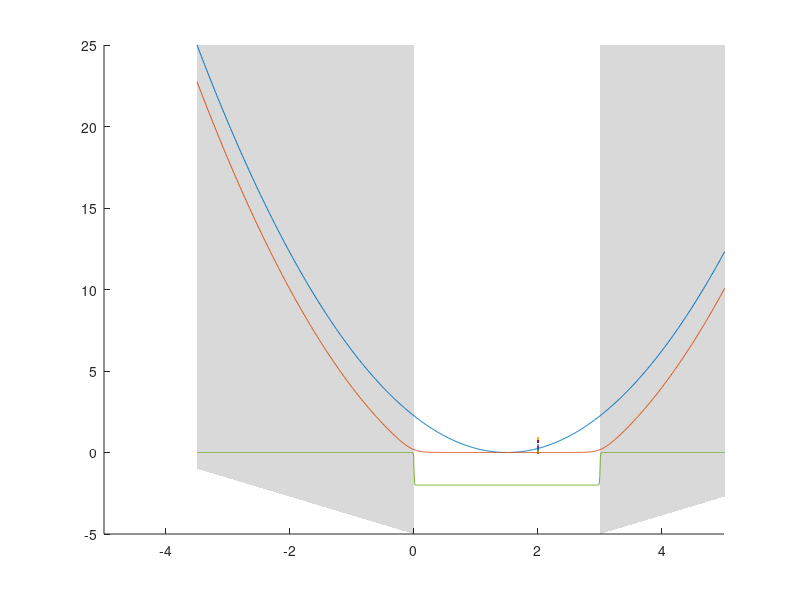

Here is the MATLAB script that generated this plot: (Note: this script raises an error after producing the figure.)
clear; 

%% Setting up variables
dt = 1.5;
% kL = 10;
alpha = 1;
J = @(x,kL) tanh(kL .* (x - dt)) + tanh(kL .* (-x - dt));
f = linspace(-5,5,1000); % setting this as (x - x_t) 
soft_max = @(x,y,k) log(exp(k.*x) + exp(k.*y)) .* (1/k); %soft max function
k = [1, 5,40, 100, 150];
k2 = [1, 10, 100, 1000];
xr = 1.5;

%% Tracking cost comparison
figure(1)
xlim([-5,5])

p5= patch([-dt.*ones(size(f)), fliplr(min(xlim).*ones(size(f)))]+xr, [linspace(-5, f(1).^2, length(f)), fliplr(linspace(-1, f(1).^2, length(f)))], [0, 0, 0] , 'FaceAlpha', 0.15, 'EdgeColor', 'none');
hold on
p6 = patch([+dt.*ones(size(f)), fliplr(max(xlim).*ones(size(f)))]+xr, [linspace(-5, f(1).^2, length(f)), fliplr(linspace(-1, f(1).^2, length(f)))], [0, 0, 0] , 'FaceAlpha', 0.15, 'EdgeColor', 'none');

cost = f.^2; %set point
p1 = plot(f+xr,cost, LineWidth=2, Color=[0 0.4470 0.7410]);
cost = J(f, k(5)); % Lr
p2 = plot(f+xr,cost, LineWidth=2,Color=[0.4660 0.6740 0.1880]);
out = soft_max((f.^2 - dt.^2).*alpha, 0,4); % soft const
p3 = plot(f+xr,out, LineWidth=2, Color=[ 0.8500 0.3250 0.0980]); 
p4 = xline(1.5, 'r--',LineWidth=2); %ref

hold off
grid on
xlabel("Position [m]",FontSize=12,FontWeight="bold",Interpreter="latex")
ylabel('Cost Value',FontSize=12,FontWeight="bold",Interpreter="latex")
xlim([-2 5])
ylim([-2.5 10])
legend([p1, p2, p3, p4, p5] ,["Setpoint cost","In-range cost", "Soft constraint cost", "Reference", "Out of range"], 'Location','northoutside', 'NumColumns', 2,  'Interpreter','latex','FontSize',11)


%% Unregularized cost: varying K1
figure(2)
f = linspace(-10,10, 1000);
xlim([-10,10])
p4= patch([-dt.*ones(size(f)), fliplr(min(xlim).*ones(size(f)))]+xr, [linspace(-5, f(1).^2, length(f)), fliplr(linspace(-1, f(1).^2, length(f)))], [0, 0, 0] , 'FaceAlpha', 0.15, 'EdgeColor', 'none');
hold on 
p5 = patch([+dt.*ones(size(f)), fliplr(max(xlim).*ones(size(f)))]+xr, [linspace(-5, f(1).^2, length(f)), fliplr(linspace(-1, f(1).^2, length(f)))], [0, 0, 0] , 'FaceAlpha', 0.15, 'EdgeColor', 'none');

cost = J(f, k(1));
p1 = plot(f+xr,cost, LineWidth=2,Color=[0 0.4470 0.7410]);
cost = J(f, k(2));
p2 = plot(f+xr,cost, LineWidth=2);
pr = xline(1.5, 'r--',LineWidth=2);
cost = J(f, k(4));
p3 = plot(f+xr,cost, LineWidth=2,Color=[0.5 0 0.5]);
hold off
grid on
xlim([-2, 5])
ylim([-2, 1])
legend([p1, p2, p3,pr, p4] ,["k = 1","k = 5", "k = 100", "Reference", "Out of range"], 'Location','northoutside', 'NumColumns', 2,  'Interpreter','latex','FontSize',11)
xlabel("Position [m]",FontSize=12,FontWeight="bold",Interpreter="latex")
ylabel('Cost Value',FontSize=12,FontWeight="bold",Interpreter="latex")

%% Regularized cost: Varying K1 (K2 = 1000)
figure(3)
f = linspace(-10,10, 1000);
xlim([-10,10])
p4= patch([-dt.*ones(size(f)), fliplr(min(xlim).*ones(size(f)))]+xr, [linspace(-5, f(1).^2, length(f)), fliplr(linspace(-1, f(1).^2, length(f)))], [0, 0, 0] , 'FaceAlpha', 0.15, 'EdgeColor', 'none');
hold on 
p5 = patch([+dt.*ones(size(f)), fliplr(max(xlim).*ones(size(f)))]+xr, [linspace(-5, f(1).^2, length(f)), fliplr(linspace(-1, f(1).^2, length(f)))], [0, 0, 0] , 'FaceAlpha', 0.15, 'EdgeColor', 'none');

cost = J(f, k(1));
cost = cost + f.^2.*(1/k2(4).^3);

p1 = plot(f+xr,cost, LineWidth=2,Color=[0 0.4470 0.7410]);
cost = J(f, k(2));
cost = cost + f.^2.*(1/k2(4).^3);
p2 = plot(f+xr,cost, LineWidth=2);
pr = xline(1.5, 'r--',LineWidth=2);
cost = J(f, k(4));
cost = cost + f.^2.*(1/k2(4));
p3 = plot(f+xr,cost, LineWidth=2,Color=[0.5 0 0.5]);
hold off
grid on
xlim([-2, 5])
ylim([-2, 1])
legend([p1, p2, p3,pr, p4] ,["k1 = 1","k1 = 5", "k1 = 100", "Reference", "Out of range"], 'Location','northoutside', 'NumColumns', 2,  'Interpreter','latex','FontSize',11)
xlabel("Position [m]",FontSize=12,FontWeight="bold",Interpreter="latex")
ylabel('Cost Value',FontSize=12,FontWeight="bold",Interpreter="latex")

%% Regularized cost: varying K2 (K1 = 100)
figure(4)
f = linspace(-10,10, 1000);
xlim([-10,10])
p4= patch([-dt.*ones(size(f)), fliplr(min(xlim).*ones(size(f)))]+xr, [linspace(-5, f(1).^2, length(f)), fliplr(linspace(-1, f(1).^2, length(f)))], [0, 0, 0] , 'FaceAlpha', 0.15, 'EdgeColor', 'none');
hold on 
p5 = patch([+dt.*ones(size(f)), fliplr(max(xlim).*ones(size(f)))]+xr, [linspace(-5, f(1).^2, length(f)), fliplr(linspace(-1, f(1).^2, length(f)))], [0, 0, 0] , 'FaceAlpha', 0.15, 'EdgeColor', 'none');
cost = J(f, k(4));
cost = cost + soft_max(f.^2-dt.^2,0,3).*(1/k2(1));
p1 = plot(f+xr,cost, LineWidth=2,Color=[0 0.4470 0.7410]);
cost = J(f, k(4));
cost = cost + soft_max(f.^2-dt.^2,0,3).*(1/k2(2));
p2 = plot(f+xr,cost, LineWidth=2);
pr = xline(1.5, 'r--',LineWidth=2);
cost = J(f, k(4));
cost = cost + soft_max(f.^2-dt.^2,0,3).*(1/k2(4));
p3 = plot(f+xr,cost, LineWidth=2,Color=[0.5 0 0.5]);
hold off
grid on
xlim([-2, 5])
ylim([-2, 1])
legend([p1, p2, p3,pr, p4] ,["k2 = 1","k2 = 100", "k2 = 1000"], 'Location','northoutside', 'NumColumns', 3,  'Interpreter','latex','FontSize',11)
xlabel("Position [m]",FontSize=12,FontWeight="bold",Interpreter="latex")
ylabel('Cost Value',FontSize=12,FontWeight="bold",Interpreter="latex")

